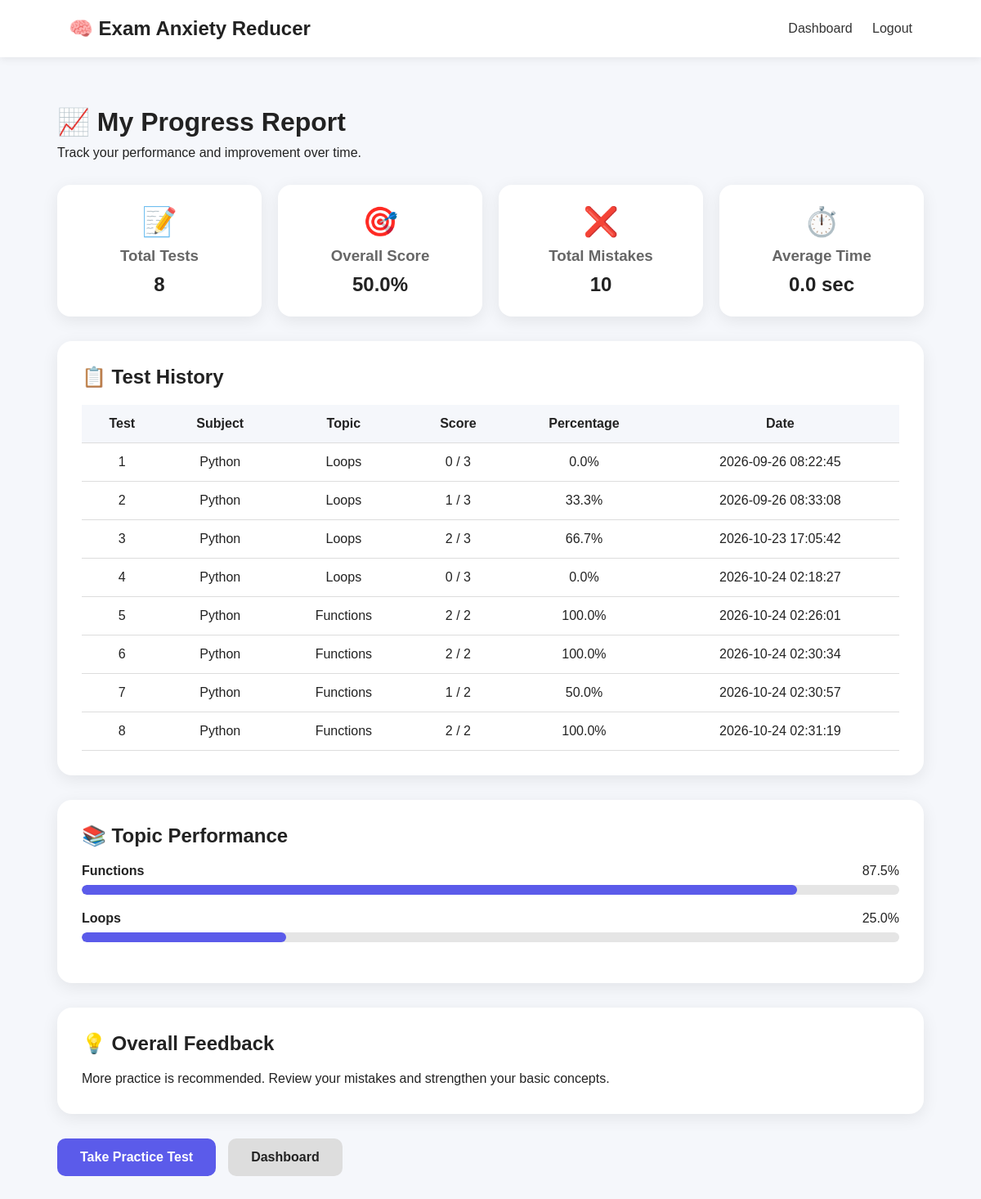
Page /progress (signed in) on the committed database.
### tables this page shows
CREATE TABLE tests (
            test_id INTEGER PRIMARY KEY AUTOINCREMENT,
            student_id INTEGER,
            subject TEXT,
            topic TEXT,
            score INTEGER,
            total_questions INTEGER,
            date TEXT
        );

### app.py (the view)
@app.route("/progress")
def progress():
    if "student_id" not in session:
        return redirect("/login")
    conn = sqlite3.connect("database.db")
    cursor = conn.cursor()
    cursor.execute("""
        SELECT
            test_id,
            subject,
            topic,
            score,
            total_questions,
            date
        FROM tests
        WHERE student_id = ?
        ORDER BY test_id ASC
    """, (session["student_id"],))
    tests = cursor.fetchall()
    total_tests = len(tests)
    total_score = 0
    total_questions = 0
    for test in tests:
        total_score += test[3]
        total_questions += test[4]
    if total_questions > 0:
        overall_percentage = (
            total_score / total_questions
        ) * 100
    else:
        overall_percentage = 0
    cursor.execute("""
        SELECT
            q.topic,
            COUNT(a.answer_id),
            SUM(a.is_correct)
        FROM answers a
        JOIN questions q
        ON a.question_id = q.question_id
        JOIN tests t
        ON a.test_id = t.test_id
        WHERE t.student_id = ?
        GROUP BY q.topic
    """, (session["student_id"],))
    topic_data = cursor.fetchall()
    topic_performance = []
    for topic in topic_data:
        topic_name = topic[0]
        total = topic[1]
        correct = topic[2] or 0
        percentage = (
            correct / total * 100
            if total > 0 else 0
        )
        topic_performance.append({
            "topic": topic_name,
            "total": total,
            "correct": correct,
            "percentage": round(percentage, 1)
        })
    cursor.execute("""
        SELECT AVG(a.time_taken)
        FROM answers a
        JOIN tests t
        ON a.test_id = t.test_id
        WHERE t.student_id = ?
    """, (session["student_id"],))
    average_time = cursor.fetchone()[0]
    if average_time is None:
        average_time = 0
    cursor.execute("""
        SELECT COUNT(*)
        FROM answers a
        JOIN tests t
        ON a.test_id = t.test_id
        WHERE t.student_id = ?
        AND a.is_correct = 0
    """, (session["student_id"],))
    total_mistakes = cursor.fetchone()[0]
    conn.close()
    if overall_percentage >= 80:
        feedback = (
            "Your overall performance is strong. "
            "Continue regular practice and maintain "
            "your preparation."
        )
    elif overall_percentage >= 60:
        feedback = (
            "Your performance is improving. "
            "Focus on weak topics and practice regularly."
        )
    elif total_tests == 0:
        feedback = (
            "Take your first practice test to "
            "start tracking your progress."
        )
    else:
        feedback = (
            "More practice is recommended. "
            "Review your mistakes and strengthen "
            "your basic concepts."
        )
    return render_template(
        "progress.html",
        tests=tests,
        total_tests=total_tests,
        overall_percentage=round(overall_percentage, 1),
        average_time=round(average_time, 1),
        total_mistakes=total_mistakes,
        topic_performance=topic_performance,
        feedback=feedback
    )

### templates/progress.html (shortened to what this page needs)
<!DOCTYPE html>
<html>
<head>
    <link rel="stylesheet"
          href="{{ url_for('static', filename='css/style.css') }}">
</head>
<body>
<nav>
    <h2>🧠 Exam Anxiety Reducer</h2>
    <div>
        <a href="/dashboard">Dashboard</a>
        <a href="/logout">Logout</a>
    </div>
</nav>
<div class="progress-container">
    <h1>📈 My Progress Report</h1>
    <p>
        Track your performance and improvement over time.
    </p>
    <div class="progress-grid">
        <div class="progress-card">
            <div class="progress-icon">📝</div>
            <h3>Total Tests</h3>
            <h2>{{ total_tests }}</h2>
        </div>
        <div class="progress-card">
            <div class="progress-icon">🎯</div>
            <h3>Overall Score</h3>
            <h2>{{ overall_percentage }}%</h2>
        </div>
        <div class="progress-card">
            <div class="progress-icon">❌</div>
            <h3>Total Mistakes</h3>
            <h2>{{ total_mistakes }}</h2>
        </div>
        <div class="progress-card">
            <div class="progress-icon">⏱️</div>
            <h3>Average Time</h3>
            <h2>{{ average_time }} sec</h2>
        </div>
    </div>
    <div class="progress-section">
        <h2>📋 Test History</h2>
        {% if tests %}
        <table>
            <tr>
                <th>Test</th>
                <th>Subject</th>
                <th>Topic</th>
                <th>Score</th>
                <th>Percentage</th>
                <th>Date</th>
            </tr>
            {% for test in tests %}
            <tr>
                <td>
                    {{ loop.index }}
                </td>
                <td>
                    {{ test[1] }}
                </td>
                <td>
                    {{ test[2] }}
                </td>
                <td>
                    {{ test[3] }} / {{ test[4] }}
                </td>
                <td>
                    {{ ((test[3] / test[4]) * 100)|round(1) }}%
                </td>
                <td>
                    {{ test[5] }}
                </td>
            </tr>
            {% endfor %}
        </table>
        {% else %}
        <p class="empty-message">
            No tests completed yet.
        </p>
        {% endif %}
    </div>
    <div class="progress-section">
        <h2>📚 Topic Performance</h2>
        {% if topic_performance %}
        {% for topic in topic_performance %}
        <div class="topic-progress">
            <div class="topic-header">
                <strong>
                    {{ topic.topic }}
                </strong>
                <span>
                    {{ topic.percentage }}%
                </span>
            </div>
            <div class="progress-bar">
                <div class="progress-fill"
                     style="width: {{ topic.percentage }}%">
                </div>
            </div>
        </div>
        {% endfor %}
        {% else %}
        <p>
            Complete a test to see topic performance.
        </p>
        {% endif %}
    </div>
    <div class="feedback-section">
        <h2>💡 Overall Feedback</h2>
        <p>
            {{ feedback }}
        </p>
    </div>
    <div class="analysis-buttons">
        <a href="/practice-test"
           class="main-button">
            Take Practice Test
        </a>
        <a href="/dashboard"
           class="secondary-button">
            Dashboard
        </a>
    </div>
</div>
</body>
</html>

### static/style.css (style rules this page uses)
* { margin: 0; padding: 0; box-sizing: border-box; }
body { font-family: Arial, sans-serif; background: #f5f7fb; color: #222; }
nav { height: 70px; padding: 0 7%; display: flex; justify-content: space-between; align-items: center; background: white; box-shadow: 0 2px 10px rgba(0,0,0,0.08); }
nav a { text-decoration: none; margin-left: 20px; color: #333; }
.main-button { display: inline-block; padding: 14px 28px; background: #5b5bea; color: white; text-decoration: none; border-radius: 10px; font-weight: bold; }
.analysis-buttons { margin-top: 30px; display: flex; gap: 15px; align-items: center; }
.secondary-button { display: inline-block; padding: 14px 28px; border-radius: 10px; background: #ddd; color: #222; text-decoration: none; font-weight: bold; }
.progress-container { max-width: 1100px; margin: 40px auto; padding: 20px; }
.progress-container > h1 { margin-bottom: 10px; }
.progress-grid { display: grid; grid-template-columns: repeat(4, 1fr); gap: 20px; margin-top: 30px; }
.progress-card { background: white; padding: 25px; text-align: center; border-radius: 16px; box-shadow: 0 5px 20px rgba(0,0,0,0.08); }
.progress-icon { font-size: 35px; margin-bottom: 10px; }
.progress-card h3 { color: #666; margin-bottom: 10px; }
.progress-section { background: white; margin-top: 30px; padding: 30px; border-radius: 18px; box-shadow: 0 5px 20px rgba(0,0,0,0.08); }
.progress-section h2 { margin-bottom: 20px; }
.progress-section table { width: 100%; border-collapse: collapse; }
.progress-section th, .progress-section td { padding: 14px; border-bottom: 1px solid #ddd; text-align: center; }
.progress-section th { background: #f5f7fb; }
.topic-progress { margin: 20px 0; }
.topic-header { display: flex; justify-content: space-between; margin-bottom: 8px; }
.progress-bar { width: 100%; height: 12px; background: #e5e5e5; border-radius: 10px; overflow: hidden; }
.progress-fill { height: 100%; background: #5b5bea; border-radius: 10px; }
.feedback-section { margin-top: 30px; padding: 30px; background: white; border-radius: 18px; box-shadow: 0 5px 20px rgba(0,0,0,0.08); }
.feedback-section p { margin-top: 15px; line-height: 1.7; }

### rows in the picture
tests: subject "Python", topic "Loops", score "0", total_questions "3", ((test[3]/test[4])*100)|round(1) "0.0", date "2026-09-26 08:22:45"
tests: subject "Python", topic "Loops", score "1", total_questions "3", ((test[3]/test[4])*100)|round(1) "33.3", date "2026-09-26 08:33:08"
tests: subject "Python", topic "Loops", score "2", total_questions "3", ((test[3]/test[4])*100)|round(1) "66.7", date "2026-10-23 17:05:42"
tests: subject "Python", topic "Loops", score "0", total_questions "3", ((test[3]/test[4])*100)|round(1) "0.0", date "2026-10-24 02:18:27"
tests: subject "Python", topic "Functions", score "2", total_questions "2", ((test[3]/test[4])*100)|round(1) "100.0", date "2026-10-24 02:26:01"
tests: subject "Python", topic "Functions", score "2", total_questions "2", ((test[3]/test[4])*100)|round(1) "100.0", date "2026-10-24 02:30:34"
tests: subject "Python", topic "Functions", score "1", total_questions "2", ((test[3]/test[4])*100)|round(1) "50.0", date "2026-10-24 02:30:57"
tests: subject "Python", topic "Functions", score "2", total_questions "2", ((test[3]/test[4])*100)|round(1) "100.0", date "2026-10-24 02:31:19"

### other values in the picture
{{ total_tests }} "8"
{{ overall_percentage }} "50.0"
{{ total_mistakes }} "10"
{{ average_time }} "0.0"
{{ topic.topic }} "Functions" "Loops"
{{ topic.percentage }} "87.5" "25.0"
{{ feedback }} "More practice is recommended. Review your mistakes and strengthen your basic concepts."
